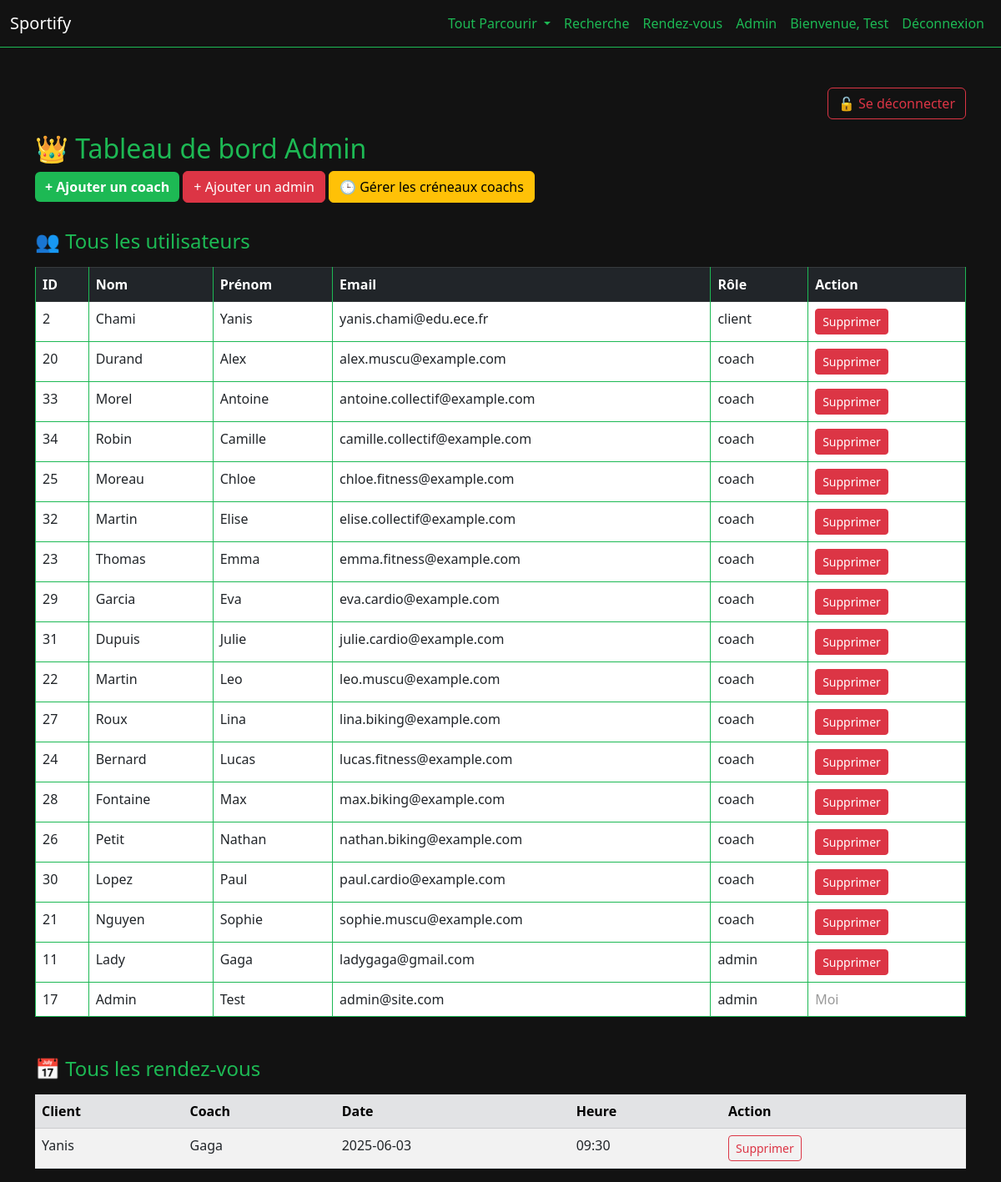
The page /dashboard/admin.php (signed in) on the database its author committed.
### tables this page shows
CREATE TABLE IF NOT EXISTS `users` (
  `id` int NOT NULL AUTO_INCREMENT,
  `nom` varchar(100) DEFAULT NULL,
  `prenom` varchar(100) DEFAULT NULL,
  `email` varchar(100) DEFAULT NULL,
  `mot_de_passe` varchar(255) DEFAULT NULL,
  `role` enum('client','coach','admin') NOT NULL,
  `adresse` text,
  `carte_etudiant` varchar(50) DEFAULT NULL,
  `telephone` varchar(20) DEFAULT NULL,
  `activite` varchar(50) DEFAULT NULL,
  PRIMARY KEY (`id`),
  UNIQUE KEY `email` (`email`)
);

CREATE TABLE IF NOT EXISTS `rdvs` (
  `id` int NOT NULL AUTO_INCREMENT,
  `client_id` int DEFAULT NULL,
  `coach_id` int DEFAULT NULL,
  `date_rdv` date DEFAULT NULL,
  `heure_rdv` time DEFAULT NULL,
  `status` enum('confirmé','annulé') DEFAULT 'confirmé',
  PRIMARY KEY (`id`),
  KEY `client_id` (`client_id`),
  KEY `coach_id` (`coach_id`)
);

### dashboard/admin.php (the view, shortened to what this page needs)
<?php
include '../includes/db.php';
$users = $conn->query("SELECT id, nom, prenom, email, role FROM users ORDER BY role, prenom");
$rdvs = $conn->query("
    SELECT r.date_rdv, r.heure_rdv, u1.prenom AS client, u2.prenom AS coach
    FROM rdvs r
    JOIN users u1 ON r.client_id = u1.id
    JOIN users u2 ON r.coach_id = u2.id
    ORDER BY r.date_rdv, r.heure_rdv
");
?>
<!DOCTYPE html>
<html lang="fr">
<head>
  <link href="https://cdn.jsdelivr.net/npm/bootstrap@5.3.0/dist/css/bootstrap.min.css" rel="stylesheet">
  <link rel="stylesheet" href="../css/style.css">
</head>
<body>
<?php include '../includes/navbar.php'; ?>
<div class="container mt-5">
  <div class="d-flex justify-content-end mb-3">
    <a href="../logout.php" class="btn btn-outline-danger">🔓 Se déconnecter</a>
  </div>
  <h2>👑 Tableau de bord Admin</h2>
<div class="mb-4">
  <a href="register_coach.php" class="btn btn-success mb-2">+ Ajouter un coach</a>
  <a href="register_admin.php" class="btn btn-danger mb-2">+ Ajouter un admin</a>
  <a href="admin_dispos.php" class="btn btn-warning mb-2">🕒 Gérer les créneaux coachs</a>
</div>
  <h4>👥 Tous les utilisateurs</h4>
  <table class="table table-bordered mt-3">
    <thead class="table-dark">
      <tr>
        <th>ID</th>
        <th>Nom</th>
        <th>Prénom</th>
        <th>Email</th>
        <th>Rôle</th>
        <th>Action</th>
      </tr>
    </thead>
    <tbody>
      <?php while ($user = $users->fetch_assoc()): ?>
        <tr>
          <td><?= $user['id'] ?></td>
          <td><?= htmlspecialchars($user['nom']) ?></td>
          <td><?= htmlspecialchars($user['prenom']) ?></td>
          <td><?= htmlspecialchars($user['email']) ?></td>
          <td><?= $user['role'] ?></td>
          <td>
            <?php if ($_SESSION['user_id'] != $user['id']): ?>
              <form method="POST" action="delete_user.php" onsubmit="return confirm('Confirmer la suppression ?');">
                <button class="btn btn-sm btn-danger">Supprimer</button>
              </form>
            <?php else: ?>
              <span class="text-muted">Moi</span>
            <?php endif; ?>
          </td>
        </tr>
      <?php endwhile; ?>
    </tbody>
  </table>
  <h4 class="mt-5">📅 Tous les rendez-vous</h4>
  <table class="table table-striped mt-3">
    <thead class="table-secondary">
      <tr>
        <th>Client</th>
        <th>Coach</th>
        <th>Date</th>
        <th>Heure</th>
        <th>Action</th>
      </tr>
    </thead>
    <tbody>
      <?php while ($rdv = $rdvs->fetch_assoc()): ?>
        <tr>
          <td><?= htmlspecialchars($rdv['client']) ?></td>
          <td><?= htmlspecialchars($rdv['coach']) ?></td>
          <td><?= $rdv['date_rdv'] ?></td>
          <td><?= substr($rdv['heure_rdv'], 0, 5) ?></td>
          <td>
            <form method="POST" action="delete_rdv.php" onsubmit="return confirm('Supprimer ce rendez-vous ?');">
              <button class="btn btn-sm btn-outline-danger">Supprimer</button>
            </form>
          </td>
        </tr>
      <?php endwhile; ?>
    </tbody>
  </table>
</div>
</body>
</html>

### includes/navbar.php (shortened to what this page needs)
<?php
$root = "/Sportify_Webdynamique";
?>
<nav class="navbar navbar-expand-lg navbar-dark bg-dark">
  <div class="container-fluid">
    <a class="navbar-brand" href="<?= $root ?>/index.php">Sportify</a>
    <div class="collapse navbar-collapse" id="navbarNav">
      <ul class="navbar-nav ms-auto">
        <li class="nav-item dropdown">
          <a class="nav-link dropdown-toggle" href="#" role="button" data-bs-toggle="dropdown">
            Tout Parcourir
          </a>
        </li>
        <li class="nav-item">
          <a class="nav-link" href="<?= $root ?>/search.php">Recherche</a>
        </li>
        <li class="nav-item">
          <a class="nav-link" href="<?= $root ?>/dashboard.php">Rendez-vous</a>
        </li>
        <?php if (isset($_SESSION['user_id'])): ?>
          <?php if ($_SESSION['role'] === 'admin'): ?>
            <li class="nav-item">
              <a class="nav-link" href="<?= $root ?>/dashboard/admin.php">Admin</a>
            </li>
          <?php endif; ?>
          <li class="nav-item">
            <a class="nav-link disabled">Bienvenue, <?= htmlspecialchars($_SESSION['prenom']) ?></a>
          </li>
          <li class="nav-item">
            <a class="nav-link" href="<?= $root ?>/logout.php">Déconnexion</a>
          </li>
        <?php endif; ?>
      </ul>
    </div>
  </div>
</nav>

### css/style.css (style rules this page uses)
body { background-color: #121212; color: #fff; font-family: 'Segoe UI', Tahoma, Geneva, Verdana, sans-serif; margin: 0; padding: 0; }
.navbar-dark { background-color: #121212 !important; border-bottom: 1px solid #1db954; }
.navbar-dark .navbar-nav .nav-link { color: #1db954 !important; transition: color 0.3s ease; }
.btn-success { background-color: #1db954 !important; color: #fff !important; font-weight: 600; border: none; padding: 6px 12px; border-radius: 6px; transition: background-color 0.3s ease; }
.table { color: #fff; }
.table-dark { background-color: #181818 !important; color: #1db954 !important; }
.table-striped > tbody > tr:nth-of-type(odd) { background-color: #222 !important; }
.table-bordered { border-color: #1db954 !important; }
.table-bordered th, .table-bordered td { border-color: #1db954 !important; }
::placeholder { color: #8ef58e; opacity: 1; }
h1, h2, h3, h4, h5, h6 { color: #1db954; }
a, a:visited { color: #1db954; text-decoration: none; }
.text-muted { color: #999 !important; }

### rows shown on the page
users: id "2", nom "Chami", prenom "Yanis", email "yanis.chami@edu.ece.fr", role "client"
users: id "20", nom "Durand", prenom "Alex", email "alex.muscu@example.com", role "coach"
users: id "33", nom "Morel", prenom "Antoine", email "antoine.collectif@example.com", role "coach"
users: id "34", nom "Robin", prenom "Camille", email "camille.collectif@example.com", role "coach"
users: id "25", nom "Moreau", prenom "Chloe", email "chloe.fitness@example.com", role "coach"
users: id "32", nom "Martin", prenom "Elise", email "elise.collectif@example.com", role "coach"
users: id "23", nom "Thomas", prenom "Emma", email "emma.fitness@example.com", role "coach"
users: id "29", nom "Garcia", prenom "Eva", email "eva.cardio@example.com", role "coach"
users: id "31", nom "Dupuis", prenom "Julie", email "julie.cardio@example.com", role "coach"
users: id "22", nom "Martin", prenom "Leo", email "leo.muscu@example.com", role "coach"
users: id "27", nom "Roux", prenom "Lina", email "lina.biking@example.com", role "coach"
users: id "24", nom "Bernard", prenom "Lucas", email "lucas.fitness@example.com", role "coach"
users: id "28", nom "Fontaine", prenom "Max", email "max.biking@example.com", role "coach"
users: id "26", nom "Petit", prenom "Nathan", email "nathan.biking@example.com", role "coach"
users: id "30", nom "Lopez", prenom "Paul", email "paul.cardio@example.com", role "coach"
users: id "21", nom "Nguyen", prenom "Sophie", email "sophie.muscu@example.com", role "coach"
users: id "11", nom "Lady", prenom "Gaga", email "ladygaga@gmail.com", role "admin"
users: id "17", nom "Admin", prenom "Test", email "admin@site.com", role "admin", shows "Moi"
rdvs: users.prenom "Yanis", users.prenom "Gaga", date_rdv "2025-06-03", heure_rdv "09:30"

### other values the page prints
$_SESSION['prenom'] "Test"
